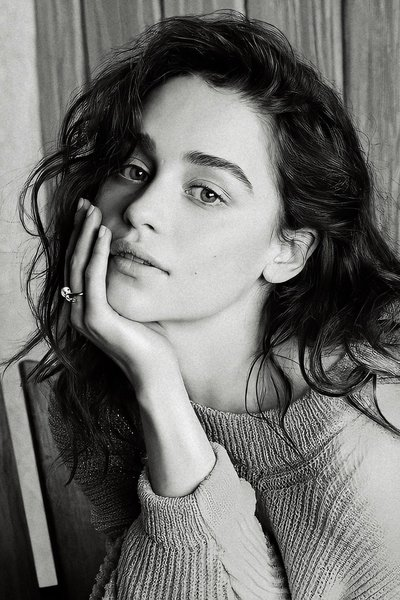
#> input picture Salt_and_Pepper/Emilia.bmp, 400 x 600 px, found by its file name
$ jupyter execute --allow-errors Median_filter.ipynb   (shell and % lines are left out)
#> lines starting #> are read from the running program, lines starting #| are printed output that depends on the picture
# Median filter

### Для начала на обычное изображение наложим шум типа "соль и перец", и затем уже с ним будем работать

[cell 1]
import numpy as np
import random
import cv2

#метод для создания шума
def noise_sp(image,v):
    v2 = 1 - v
    output = np.zeros(image.shape,np.uint8)
    for i in range(image.shape[0]):
        for j in range(image.shape[1]):
            rand = random.random()
            if rand < v:
                output[i,j] = 0
            elif rand > v2:
                output[i,j] = 255
            else:
                output[i,j] = image[i][j]
    return output

image_or = cv2.imread('sample_data/Emilia.bmp',0)
#> image_or: shape (600, 400); min 0, max 255, mean 109.8
image = noise_sp(image_or,0.05)
#> after the loop in noise_sp, `for i in range(image.shape[0]):`:
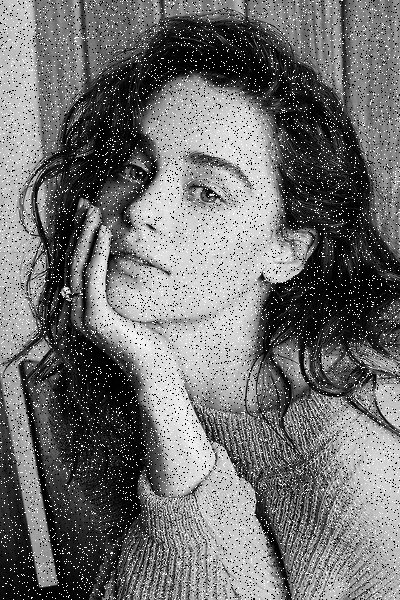
#> output: shape (600, 400); min 0, max 255, mean 111.4
cv2.imwrite('sample_data/Emilia_noise.bmp', image)
#> Out = True

[cell 2]
#Изображение с шумом
image = cv2.imread('sample_data/Emilia_noise.bmp', cv2.IMREAD_GRAYSCALE)

### Реализуем медианный фильтр на CPU

[cell 3]
#Метод для рассчёта медианного фильтра
def SAP(image):

    result = np.zeros(image.shape)
    pr_result=np.zeros(9)

    for a in range(1, image.shape[0]-1):
        for b in range(1, image.shape[1]-1):

            pr_result[0:3]=image[a-1:a+2,b]
            pr_result[3:6]=image[a-1:a+2,b+1]
            pr_result[6:9]=image[a-1:a+2,b-1]

            p=sorted(pr_result)

            result[a, b] = p[4]
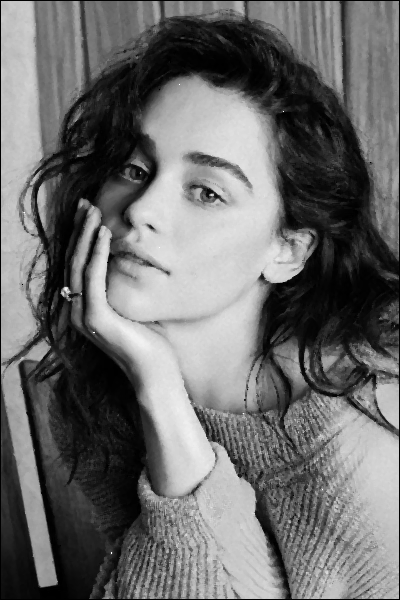
#> result: shape (600, 400) float64; min 0, max 255, mean 108.6
#> after the loop, pr_result = [169, 193, 179, 178, 155, 171, 176, 181, 180]

    #Обрабатываем граничные пиксели
    result[0,:]=result[1,:]
    result[image.shape[0]-1,:]=result[image.shape[0]-2,:]
    result[:,0]=result[:,1]
    result[:,image.shape[1]-1]=result[:,image.shape[1]-2]
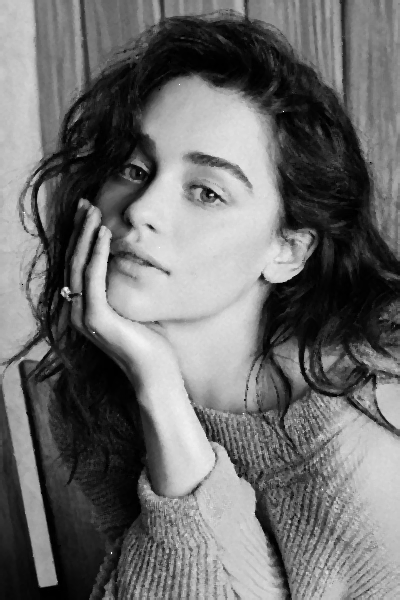
#> result: shape (600, 400) float64; min 0, max 255, mean 109.7

    return result

[cell 4]
#Обрабатываем изображение на CPU
import time
start1 = time.time()

result_image=SAP(image)

end1 = time.time() - start1

[cell 5]
#Записываем полученное изображение
cv2.imwrite('sample_data/result1.bmp', result_image)
#> Out = True

[cell 6]
#Выводим время работы на cpu
print("Время обработки изображения на CPU -", end1)

### Реализуем медианный фильтр на GPU

[cell 7]
#Устанавливаем pycuda

[cell 8]
from pycuda import driver, compiler
import pycuda.autoinit
from pycuda.compiler import SourceModule
BLOCK_SIZE = 16

#> (a cell that did not finish here is left out)

[cell 10]
#Задаём сетку
M,N=image.shape
#> M = 600; N = 400
result_image2 = np.zeros((M,N), dtype=np.uint32)
grid = (int(np.ceil(M/BLOCK_SIZE)),int(np.ceil(N/BLOCK_SIZE)))
#> grid = (38, 25)

start2 = time.time()

#Копируем данные в текстуру
#> (the rest of this cell did not finish here and is left out)
